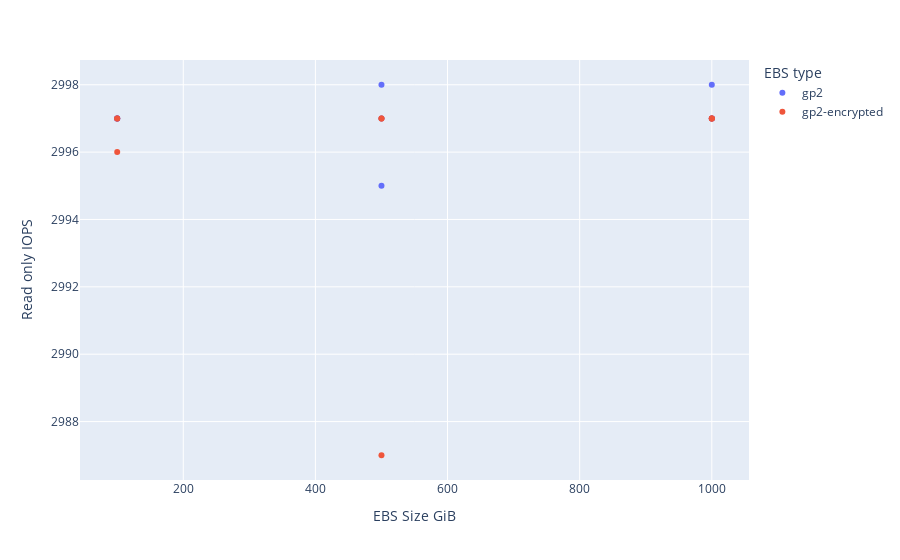
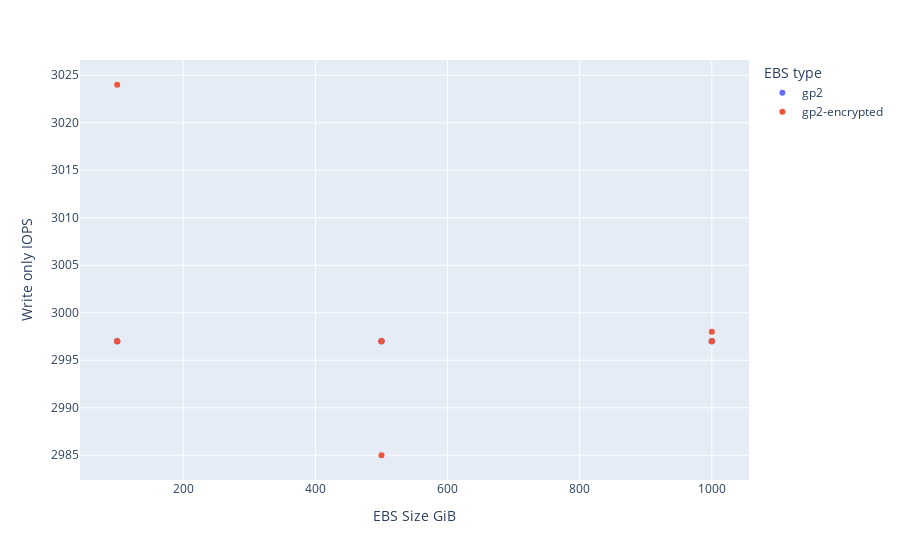
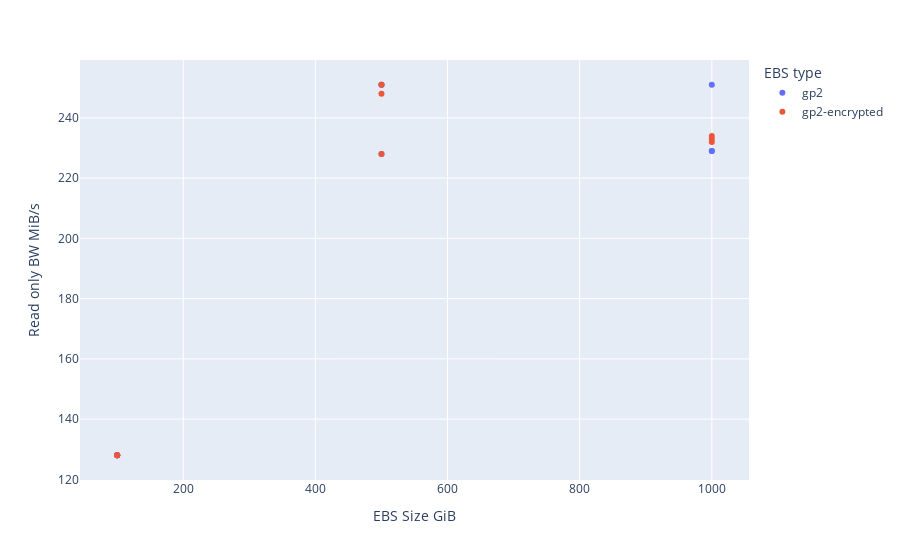
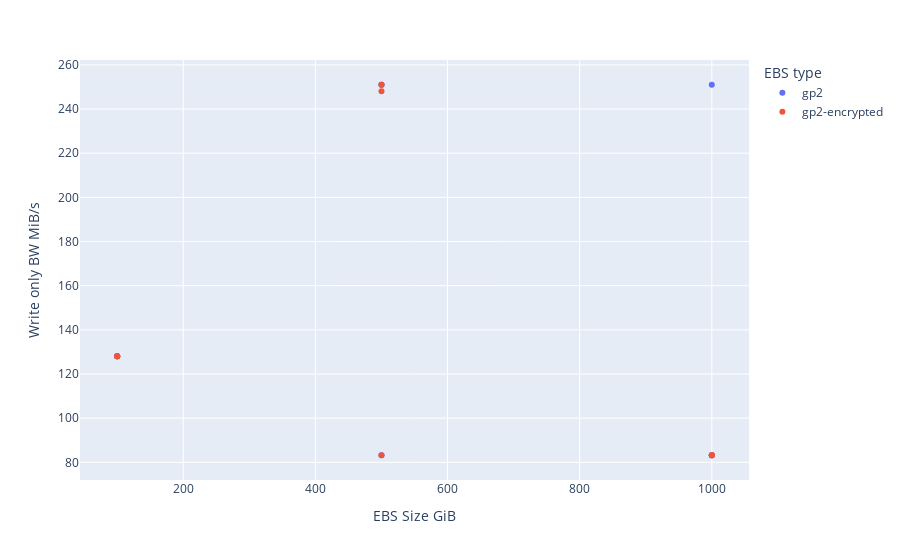

Notebook code cell kept with these figures, in order:
### Code cell
# Compare gp2 and gp2-encrypted

gp2 = df[df['EBS type'].isin(('gp2','gp2-encrypted'))]

for column in gp2.columns.T:
    if column not in ['EBS Size GiB', 'File Size GiB', 'EBS type']:
        graph = plotly.express.scatter(
            gp2, x='EBS Size GiB', y=column, # size='File Size GiB',
                      color='EBS type'
        )
        graph.show()

### Figure 1 — Plotly figure (JSON) as saved in the notebook; plotly's stock layout.template omitted (floating-point values rounded to 4 significant figures)
{"data": [{"hovertemplate": "EBS type=gp2<br>EBS Size GiB=%{x}<br>Read only IOPS=%{y}<extra></extra>", "legendgroup": "gp2", "marker": {"color": "#636efa", "symbol": "circle"}, "mode": "markers", "name": "gp2", "orientation": "v", "showlegend": true, "type": "scatter", "x": [100, 100, 100, 500, 500, 500, 1000, 1000, 1000], "xaxis": "x", "y": [2997.0, 2997.0, 2997.0, 2997.0, 2995.0, 2998.0, 2997.0, 2998.0, 2997.0], "yaxis": "y"}, {"hovertemplate": "EBS type=gp2-encrypted<br>EBS Size GiB=%{x}<br>Read only IOPS=%{y}<extra></extra>", "legendgroup": "gp2-encrypted", "marker": {"color": "#EF553B", "symbol": "circle"}, "mode": "markers", "name": "gp2-encrypted", "orientation": "v", "showlegend": true, "type": "scatter", "x": [100, 100, 100, 500, 500, 500, 1000, 1000, 1000], "xaxis": "x", "y": [2997.0, 2997.0, 2996.0, 2987.0, 2997.0, 2997.0, 2997.0, 2997.0, 2997.0], "yaxis": "y"}], "layout": {"legend": {"title": {"text": "EBS type"}, "tracegroupgap": 0}, "margin": {"t": 60}, "xaxis": {"anchor": "y", "domain": [0.0, 1.0], "title": {"text": "EBS Size GiB"}}, "yaxis": {"anchor": "x", "domain": [0.0, 1.0], "title": {"text": "Read only IOPS"}}}}

### Figure 2 — Plotly figure (JSON) as saved in the notebook; plotly's stock layout.template omitted (floating-point values rounded to 4 significant figures)
{"data": [{"hovertemplate": "EBS type=gp2<br>EBS Size GiB=%{x}<br>Write only IOPS=%{y}<extra></extra>", "legendgroup": "gp2", "marker": {"color": "#636efa", "symbol": "circle"}, "mode": "markers", "name": "gp2", "orientation": "v", "showlegend": true, "type": "scatter", "x": [100, 100, 100, 500, 500, 500, 1000, 1000, 1000], "xaxis": "x", "y": [2997.0, 2997.0, 2997.0, 2997.0, 2997.0, 2997.0, 2997.0, 2997.0, 2997.0], "yaxis": "y"}, {"hovertemplate": "EBS type=gp2-encrypted<br>EBS Size GiB=%{x}<br>Write only IOPS=%{y}<extra></extra>", "legendgroup": "gp2-encrypted", "marker": {"color": "#EF553B", "symbol": "circle"}, "mode": "markers", "name": "gp2-encrypted", "orientation": "v", "showlegend": true, "type": "scatter", "x": [100, 100, 100, 500, 500, 500, 1000, 1000, 1000], "xaxis": "x", "y": [2997.0, 2997.0, 3024.0, 2985.0, 2997.0, 2997.0, 2997.0, 2997.0, 2998.0], "yaxis": "y"}], "layout": {"legend": {"title": {"text": "EBS type"}, "tracegroupgap": 0}, "margin": {"t": 60}, "xaxis": {"anchor": "y", "domain": [0.0, 1.0], "title": {"text": "EBS Size GiB"}}, "yaxis": {"anchor": "x", "domain": [0.0, 1.0], "title": {"text": "Write only IOPS"}}}}

### Figure 3 — Plotly figure (JSON) as saved in the notebook; plotly's stock layout.template omitted (floating-point values rounded to 4 significant figures)
{"data": [{"hovertemplate": "EBS type=gp2<br>EBS Size GiB=%{x}<br>Read only BW MiB/s=%{y}<extra></extra>", "legendgroup": "gp2", "marker": {"color": "#636efa", "symbol": "circle"}, "mode": "markers", "name": "gp2", "orientation": "v", "showlegend": true, "type": "scatter", "x": [100, 100, 100, 500, 500, 500, 1000, 1000, 1000], "xaxis": "x", "y": [128.0, 128.0, 128.0, 251.0, 228.0, 251.0, 251.0, 229.0, 229.0], "yaxis": "y"}, {"hovertemplate": "EBS type=gp2-encrypted<br>EBS Size GiB=%{x}<br>Read only BW MiB/s=%{y}<extra></extra>", "legendgroup": "gp2-encrypted", "marker": {"color": "#EF553B", "symbol": "circle"}, "mode": "markers", "name": "gp2-encrypted", "orientation": "v", "showlegend": true, "type": "scatter", "x": [100, 100, 100, 500, 500, 500, 1000, 1000, 1000], "xaxis": "x", "y": [128.0, 128.0, 128.0, 248.0, 228.0, 251.0, 233.0, 234.0, 232.0], "yaxis": "y"}], "layout": {"legend": {"title": {"text": "EBS type"}, "tracegroupgap": 0}, "margin": {"t": 60}, "xaxis": {"anchor": "y", "domain": [0.0, 1.0], "title": {"text": "EBS Size GiB"}}, "yaxis": {"anchor": "x", "domain": [0.0, 1.0], "title": {"text": "Read only BW MiB/s"}}}}

### Figure 4 — Plotly figure (JSON) as saved in the notebook; plotly's stock layout.template omitted (floating-point values rounded to 4 significant figures)
{"data": [{"hovertemplate": "EBS type=gp2<br>EBS Size GiB=%{x}<br>Write only BW MiB/s=%{y}<extra></extra>", "legendgroup": "gp2", "marker": {"color": "#636efa", "symbol": "circle"}, "mode": "markers", "name": "gp2", "orientation": "v", "showlegend": true, "type": "scatter", "x": [100, 100, 100, 500, 500, 500, 1000, 1000, 1000], "xaxis": "x", "y": [128.0, 128.0, 128.0, 251.0, 83.2, 251.0, 251.0, 83.2, 83.2], "yaxis": "y"}, {"hovertemplate": "EBS type=gp2-encrypted<br>EBS Size GiB=%{x}<br>Write only BW MiB/s=%{y}<extra></extra>", "legendgroup": "gp2-encrypted", "marker": {"color": "#EF553B", "symbol": "circle"}, "mode": "markers", "name": "gp2-encrypted", "orientation": "v", "showlegend": true, "type": "scatter", "x": [100, 100, 100, 500, 500, 500, 1000, 1000, 1000], "xaxis": "x", "y": [128.0, 128.0, 128.0, 248.0, 83.2, 251.0, 83.2, 83.2, 83.2], "yaxis": "y"}], "layout": {"legend": {"title": {"text": "EBS type"}, "tracegroupgap": 0}, "margin": {"t": 60}, "xaxis": {"anchor": "y", "domain": [0.0, 1.0], "title": {"text": "EBS Size GiB"}}, "yaxis": {"anchor": "x", "domain": [0.0, 1.0], "title": {"text": "Write only BW MiB/s"}}}}
